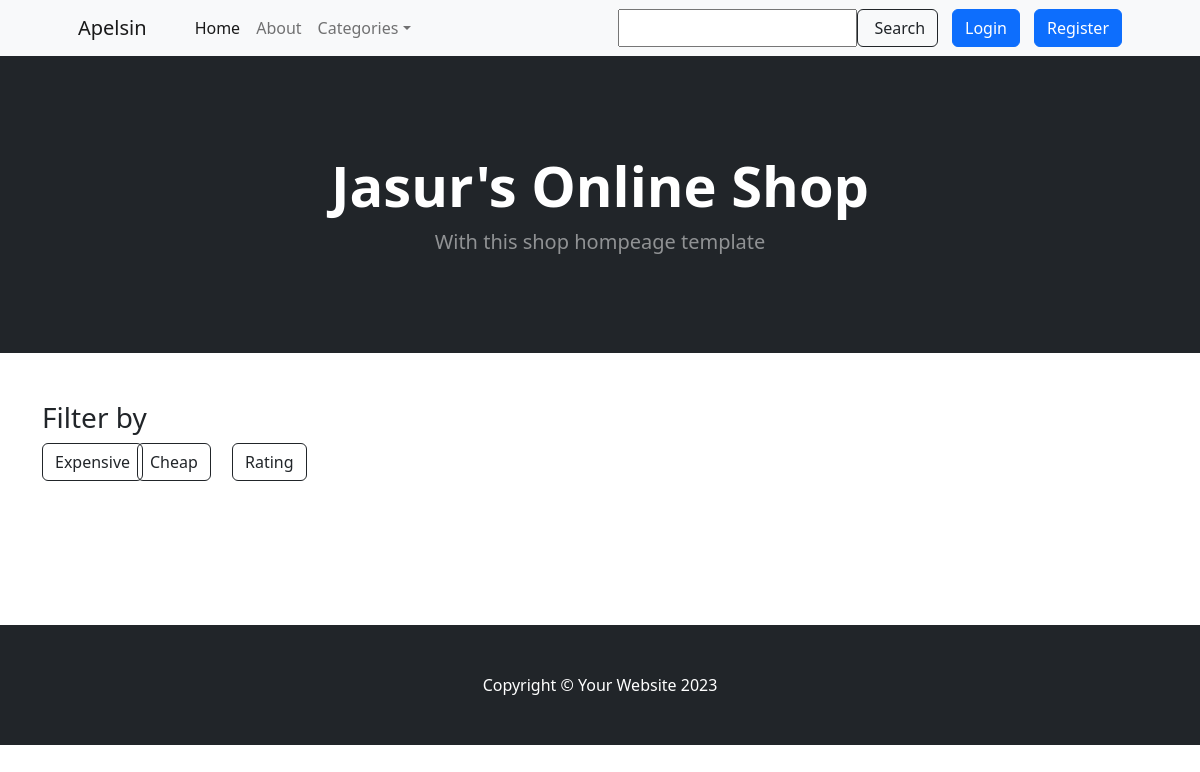
/apelsin/, run on an earlier commit of the app's database.
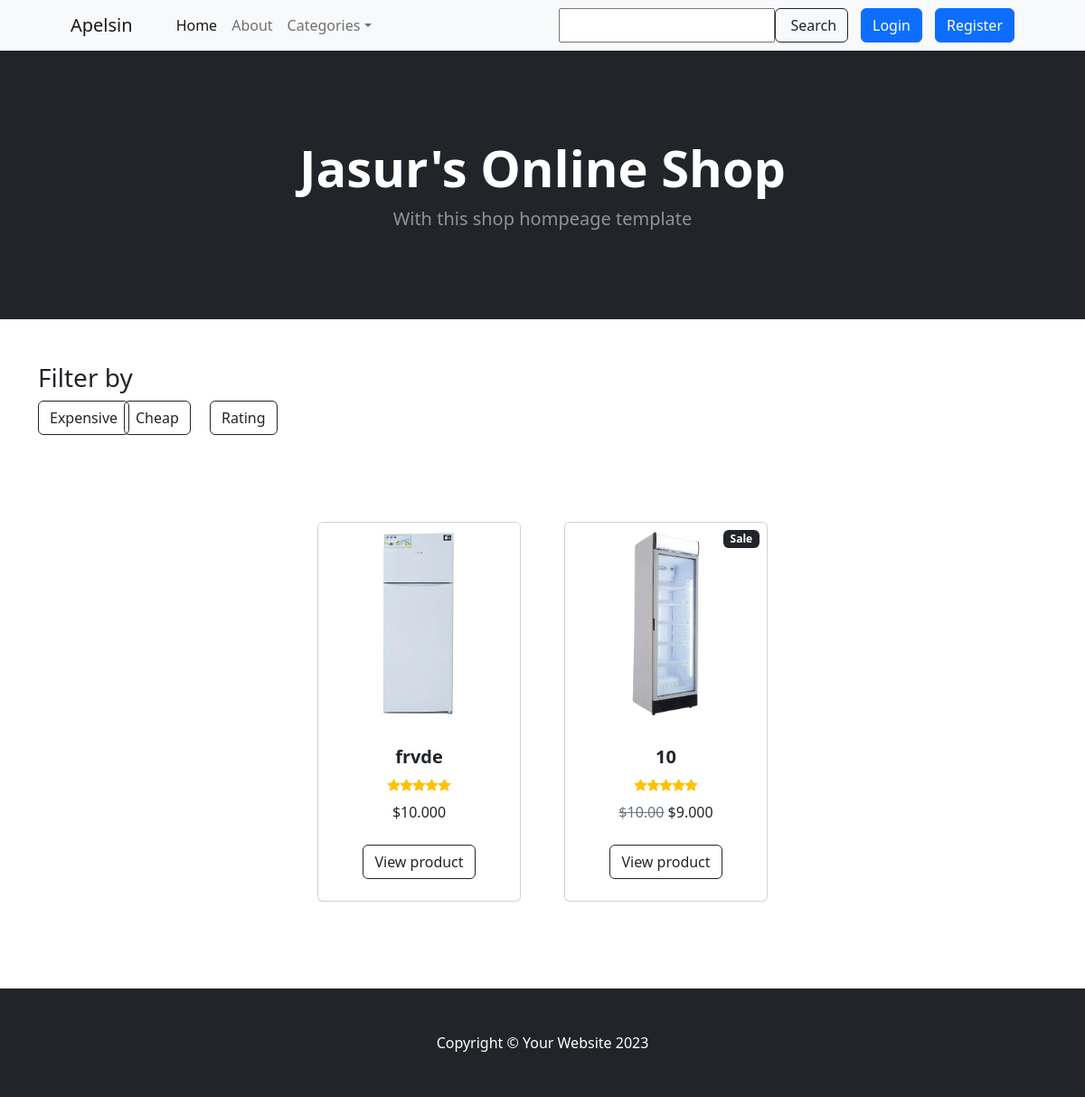
And on a later commit of the database.
### shop/models.py (models this page shows, shortened)
class BaseModel(models.Model):
    created_at = models.DateTimeField(auto_now_add=True)
    updated_at = models.DateTimeField(auto_now=True)
    my_order = models.PositiveIntegerField(default=0, blank=False, null=True)
    class Meta:
        ordering = ['my_order']
        abstract = True

class Product(BaseModel):
    class RatingChoise(models.IntegerChoices):
        ONE = 1
        TWO = 2
        THREE = 3
        FOUR = 4
        FIVE = 5
    name = models.CharField(max_length=255)
    description = models.TextField(null=True, blank=True)
    price = models.DecimalField(max_digits=14, decimal_places=2)
    discount = models.PositiveIntegerField(default=0)
    image = models.ImageField(upload_to='media/product/')
    category = models.ForeignKey(Category, on_delete=models.SET_NULL, related_name='products', null=True, blank=True)
    quantity = models.PositiveIntegerField(default=1, null=True, blank=True)
    rating = models.PositiveIntegerField(choices=RatingChoise.choices, default=RatingChoise.FIVE.value)
    @property
    def get_absolute_url(self):
        return self.image.url
    @property
    def discounted_price(self):
        if self.discount > 0:
            self.price = Decimal(self.price)*Decimal(1-self.discount / 100)
        return Decimal(self.price).quantize(Decimal('0.001'))
    class Meta:
        ordering = ['my_order']
        verbose_name = 'Product'
        verbose_name_plural = 'Products'

### shop/views.py (the view)
# urls.py: path('', views.IndexView.as_view(), name='products'),
class IndexView(View):
    def get(self, request, category_id: Optional[int] = None, *args, **kwargs):
        search_query = request.GET.get('q', '')
        filter_type = request.GET.get('filter', '')
        categories = Category.objects.all()
        if category_id:
            if filter_type == 'expensive':
                products = Product.objects.filter(category_id=category_id).order_by('-price')
            elif filter_type == 'cheap':
                products = Product.objects.filter(category_id=category_id).order_by('price')
            elif filter_type == 'rating':
                products = Product.objects.filter(category_id=category_id, rating__gte=4).order_by('-rating')
            else:
                products = Product.objects.filter(category_id=category_id)
        else:
            if filter_type == 'expensive':
                products = Product.objects.all().order_by('-price')
            elif filter_type == 'cheap':
                products = Product.objects.all().order_by('price')
            elif filter_type == 'rating':
                products = Product.objects.filter(rating__gte=3).order_by('-rating')
            else:
                products = Product.objects.all()
        if search_query:
            products = Product.objects.filter(name__icontains=search_query)
        context = {
            'products': products,
            'categories': categories,
        }
        return render(request, 'shop/index.html', context=context)

### shop/templates/shop/index.html (shortened to what this page needs)
{% extends 'shop/base/base.html' %}
{% load static %}
{% block index_content %}
    <header class="bg-dark py-5">
        <div class="container px-4 px-lg-5 my-5">
            <div class="text-center text-white">
                <h1 class="display-4 fw-bolder">Jasur's Online Shop</h1>
                <p class="lead fw-normal text-white-50 mb-0">With this shop hompeage template</p>
            </div>
        </div>
    </header>
    <div class="container mt-5">
        <div class="text-left">
            <h3>Filter by</h3>
        </div>
        <div class="row">
            <div class="col-1">
                <a class="btn btn-outline-dark mt-auto" href="?filter=expensive"> Expensive </a>
            </div>
            <div class="col-1">
                <a class="btn btn-outline-dark mt-auto" href="?filter=cheap"> Cheap </a>
            </div>
            <div class="col-1">
                <a class="btn btn-outline-dark mt-auto" href="?filter=rating"> Rating </a>
            </div>
        </div>
    </div>
    <section class="py-5">
        <div class="container px-4 px-lg-5 mt-5">
            <div class="row gx-4 gx-lg-5 row-cols-2 row-cols-md-3 row-cols-xl-4 justify-content-center">
                {% for product in products %}
                    <div class="col mb-5">
                        <div class="card h-100">
                            {% if product.discount > 0 %}
                                <div class="badge bg-dark text-white position-absolute"
                                     style="top: 0.5rem; right: 0.5rem">
                                    Sale
                                </div>
                            {% endif %}
                            <img class="card-img-top" src="{{ product.get_absolute_url }}" alt="..."/>
                            <div class="card-body p-4">
                                <div class="text-center">
                                    <h5 class="fw-bolder">{{ product.name }}</h5>
                                    <div class="d-flex justify-content-center small text-warning mb-2">
                                        {% with ''|center:product.rating as range %}
                                            {% for f in range %}
                                                <div class="bi-star-fill"></div>
                                            {% endfor %}
                                        {% endwith %}
                                    </div>
                                    {% if product.discount > 0 %}
                                        <span class="text-muted text-decoration-line-through">${{ product.price }}</span>
                                    {% endif %}
                                    ${{ product.discounted_price }}
                                </div>
                            </div>
                            <div class="card-footer p-4 pt-0 border-top-0 bg-transparent">
                                <div class="text-center"><a class="btn btn-outline-dark mt-auto"
                                                            href="{% url 'shop:product_detail' product.id %}">View
                                    product</a></div>
                            </div>
                        </div>
                    </div>
                {% endfor %}
            </div>
        </div>
    </section>
{% endblock %}

### shop/templates/shop/base/base.html (shortened to what this page needs)
{% load static %}
<!DOCTYPE html>
<html lang="en" xmlns="http://www.w3.org/1999/html">
<head>
    <link href="https://cdn.jsdelivr.net/npm/bootstrap-icons@1.5.0/font/bootstrap-icons.css" rel="stylesheet"/>
    <link href="{% static 'shop/css/styles.css' %}" rel="stylesheet"/>
</head>
<body>
<nav class="navbar navbar-expand-lg navbar-light bg-light">
    <div class="container px-4 px-lg-5">
        <a class="navbar-brand" href="{% url 'shop:products' %}">Apelsin</a>
        <div class="collapse navbar-collapse" id="navbarSupportedContent">
            <ul class="navbar-nav me-auto mb-2 mb-lg-0 ms-lg-4">
                <li class="nav-item"><a class="nav-link active" aria-current="page" href="{% url 'shop:products' %}">Home</a>
                </li>
                <li class="nav-item"><a class="nav-link" href="#!">About</a></li>
                <li class="nav-item dropdown">
                    <a class="nav-link dropdown-toggle" id="navbarDropdown" href="#" role="button"
                       data-bs-toggle="dropdown" aria-expanded="false">Categories</a>
                </li>
            </ul>
            <form class="d-flex">
                <input type="text" name="q" class="form-contro">
                <button class="btn btn-outline-dark" type="submit">
                    Search
                </button>
            </form>
            {% if user.is_authenticated %}
                <div style="margin-left: 14px">
                    <a href="{% url 'user:logout_page' %}">
                            <button type="button" class="btn btn-primary"> Logout </button>
                    </a>
                </div>
                <div style="margin-left: 20px">
                    <h3>{{ user.email }}</h3>
                </div>
            {% else %}
                <div style="margin-left: 14px">
                    <a href="{% url 'user:login_page' %}">
                            <button type="button" class="btn btn-primary"> Login </button>
                    </a>
                </div>
                <div style="margin-left: 14px">
                    <a href="#">
                            <button type="button" class="btn btn-primary"> Register </button>
                    </a>
                </div>
            {% endif %}
        </div>
    </div>
</nav>
{% block index_content %}
{% endblock %}
<footer class="py-5 bg-dark">
    <div class="container"><p class="m-0 text-center text-white">Copyright &copy; Your Website 2023</p></div>
</footer>
</body>
</html>

What changed in the data, as far as the page shows it:
added Product: get_absolute_url (picture), name "frvde", rating 5 (drawn), discounted_price "10.000"
added Product: shows "Sale", get_absolute_url (picture), name "10", rating 5 (drawn), price "10.00", discounted_price "9.000"
